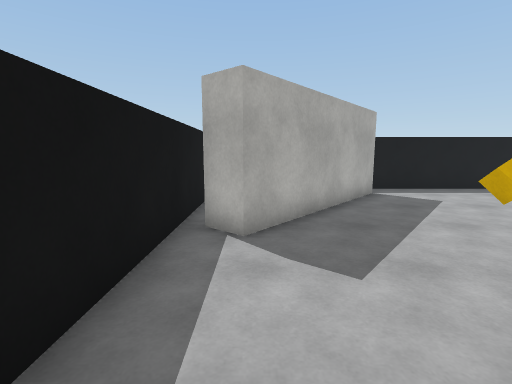
View 1 (above)

13 first-person views from a walk through a Unity game level. The camera is 1.4 m above the floor, tilts 8° down and sees 85° across. The floor is counted in squares, 1 m on a side. Each view is taken from the middle of a square. On the plan, view 1 faces up. The plan holds only what a view shows up to about 14 squares ahead; the rest is blank. The player character is not drawn. Surface patterns are stand-ins for the level's own textures.

View 2
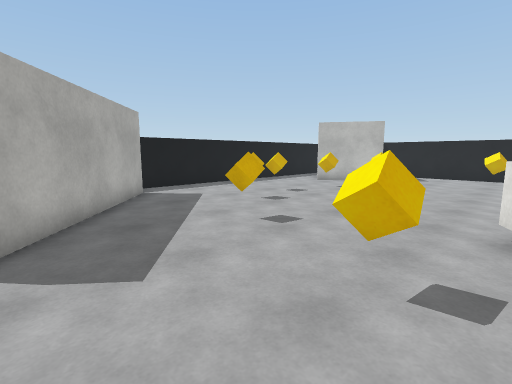

View 3
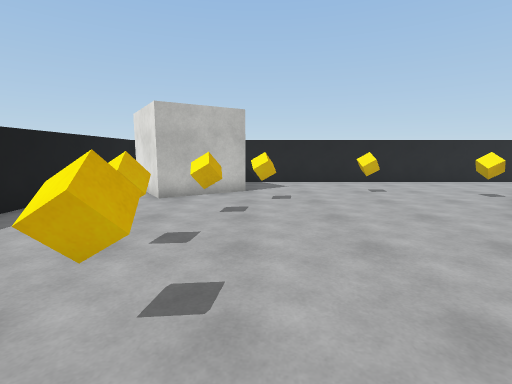

View 4
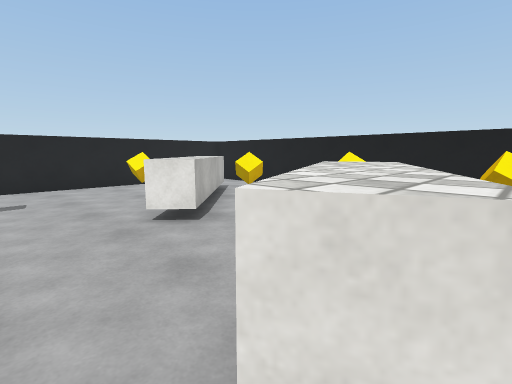

View 5
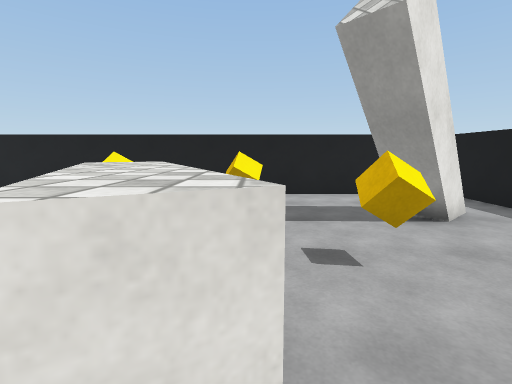

View 6
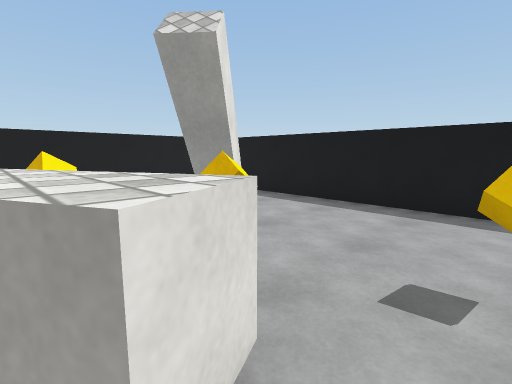

View 7
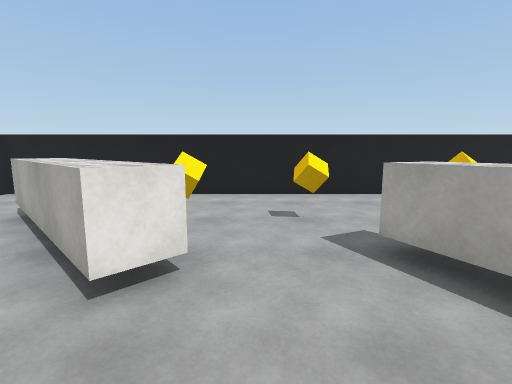

View 8
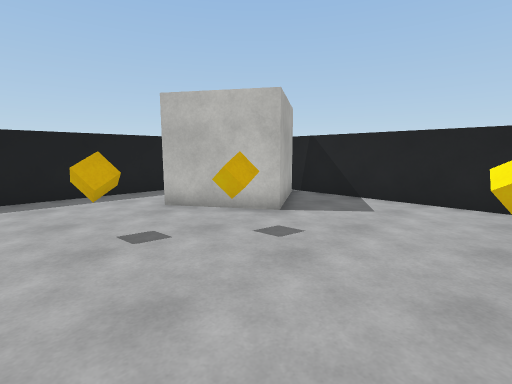

View 9
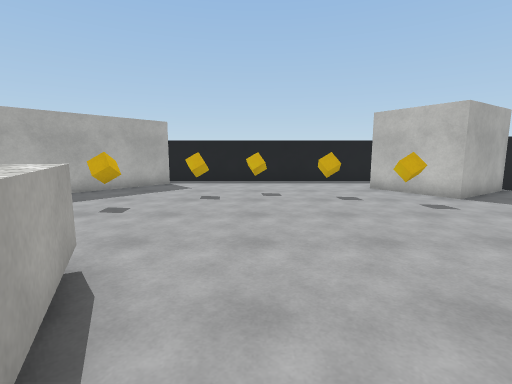

View 10
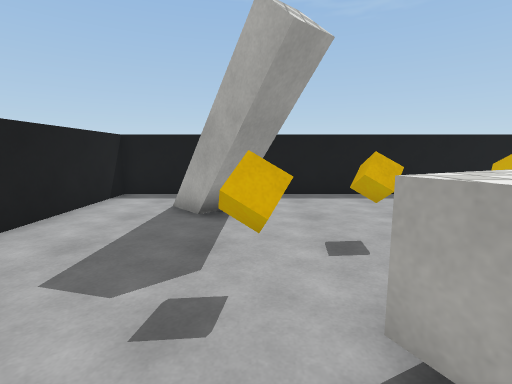

View 11
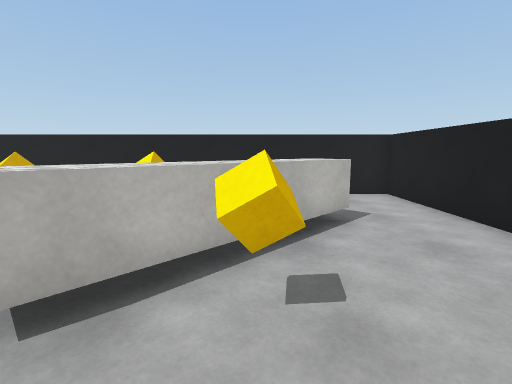

View 12
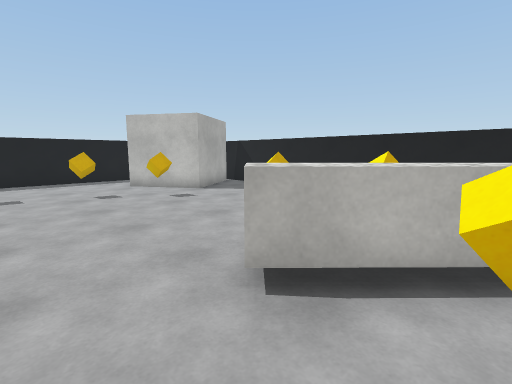

View 13
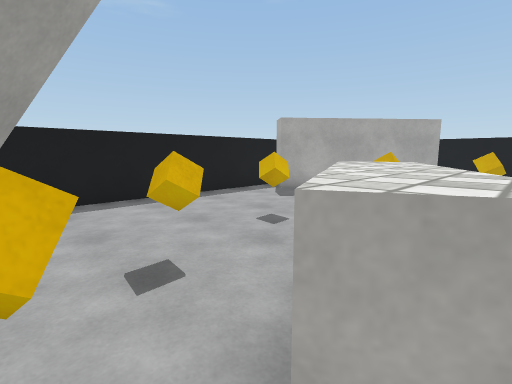

### Floor plan
Key: @ floor where view 1 was taken; # wall or solid block; . floor; = window, fence, low wall or low ledge; ^ raised ledge; O other object.
Columns run from 2 left of view 1 to 18 right of it. Each row starts with its distance up from view 1.
 11       ##############
 10      ##..........#
  9      #..........##
  8     ##.........##
  7    ##.....O....######
  6  ###....O...O...##..#
  5 ###...........O.....#
  4 #.....O.............#
  3 #...................#
  2 #...................#
  1 #....O..........O...#
  0 #.@....^^...........#
 -1 #......^^...........#
 -2 #.....O.^^..^^.O....#
 -3 #.......^^...^^.....#
 -4 #...#..O....O.^^....#
 -5 #.=##.....O....^^...#
 -6 #..=................#
 -7 #...................#
 -8 #...................#
 -9 #####################

Where each view was taken, in squares from view 1:
view 1: 0 up, 0 right, facing up
view 2: 0 up, 0 right, facing up-right
view 3: 5 up, 4 right, facing right
view 4: 1 up, 5 right, facing down-right
view 5: 1 up, 5 right, facing down
view 6: 1 up, 6 right, facing down-left
view 7: 1 up, 9 right, facing down
view 8: 1 up, 9 right, facing up-right
view 9: 3 down, 8 right, facing up
view 10: 4 down, 8 right, facing left
view 11: 4 down, 8 right, facing right
view 12: 4 down, 8 right, facing up-right
view 13: 4 down, 7 right, facing up-left
